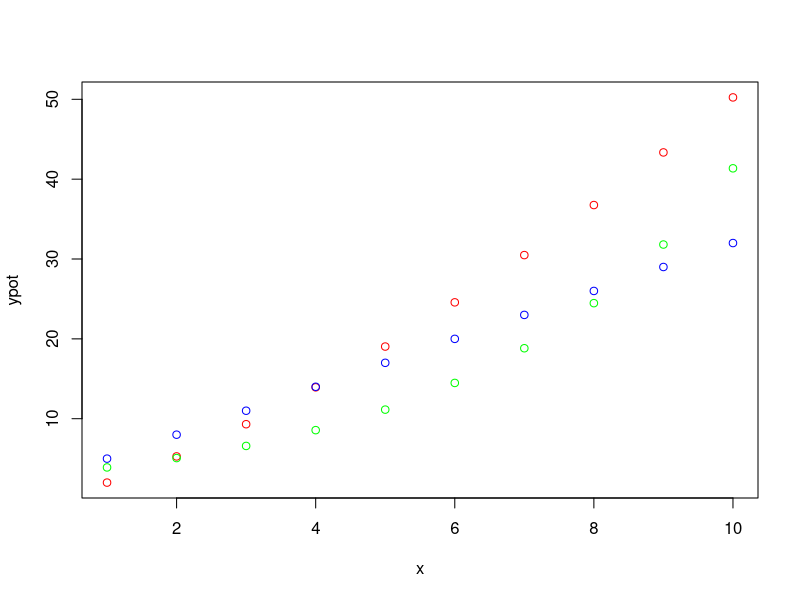
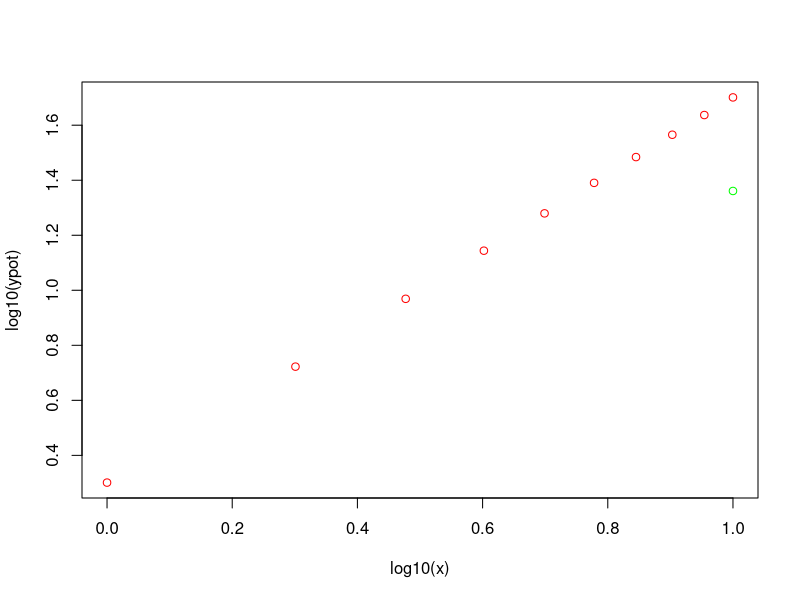
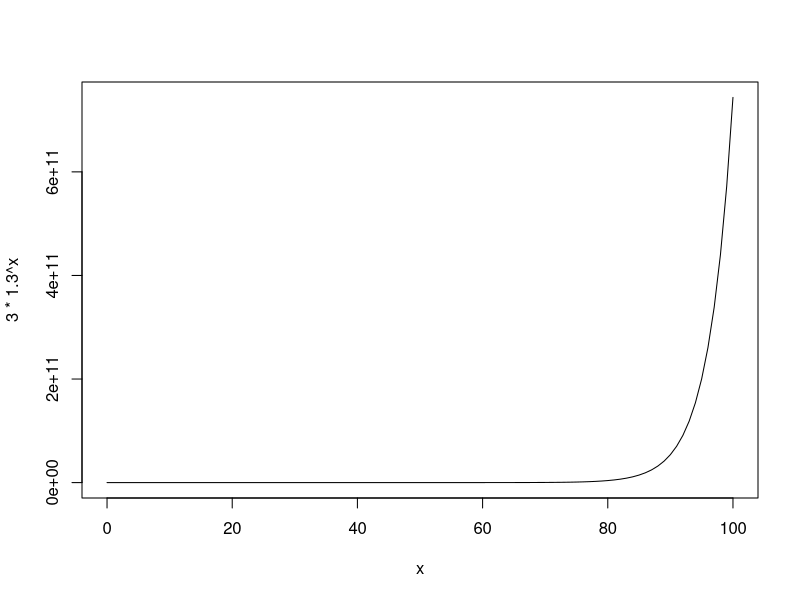
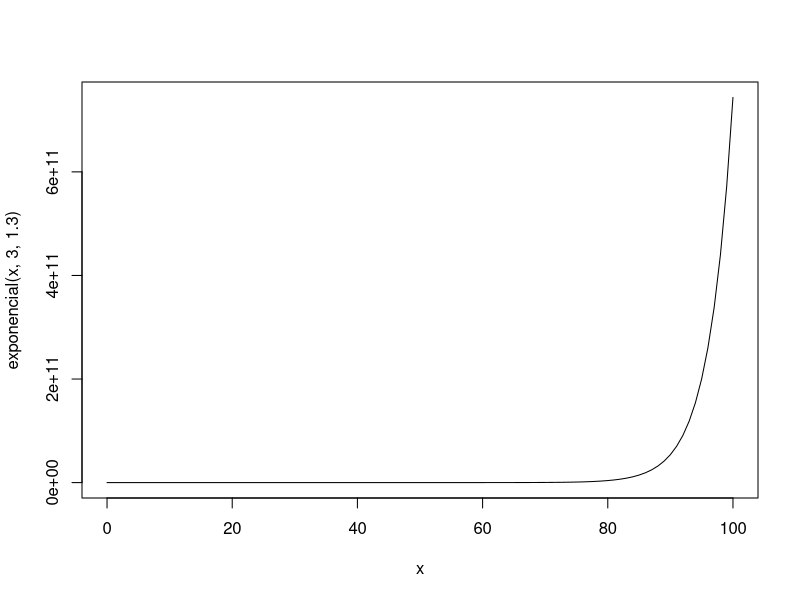

Generate these figures, in order, with R:
## ---- chunk 1
x=1:10
ylineal= 2+3*x
yexp= 3*1.3^x
ypot= 2*x^1.4
plot(x,ypot,col="red")
points(x,ylineal,col="blue")
points(x,yexp,col="green")


plot(log10(x),log10(ypot),col="red")


points(x,log(yexp),col="green")


## ---- chunk 2
lm(ylineal~x)



modelo_pot=lm(log10(ypot)~log10(x))
modelo_pot$coefficients
10^modelo_pot$coefficients[1]
modelo_pot$coefficients


modelo_exp=lm(log10(yexp)~x)
10^modelo_exp$coefficients


## ---- chunk 3
exponencial=function(x,alpha=1,beta=2){ alpha*beta^x}
exponencial(0)
exponencial(1,10,3)

curve(3*1.3^x,xlim=c(0,100))
curve(exponencial(x,3,1.3),xlim=c(0,100))

